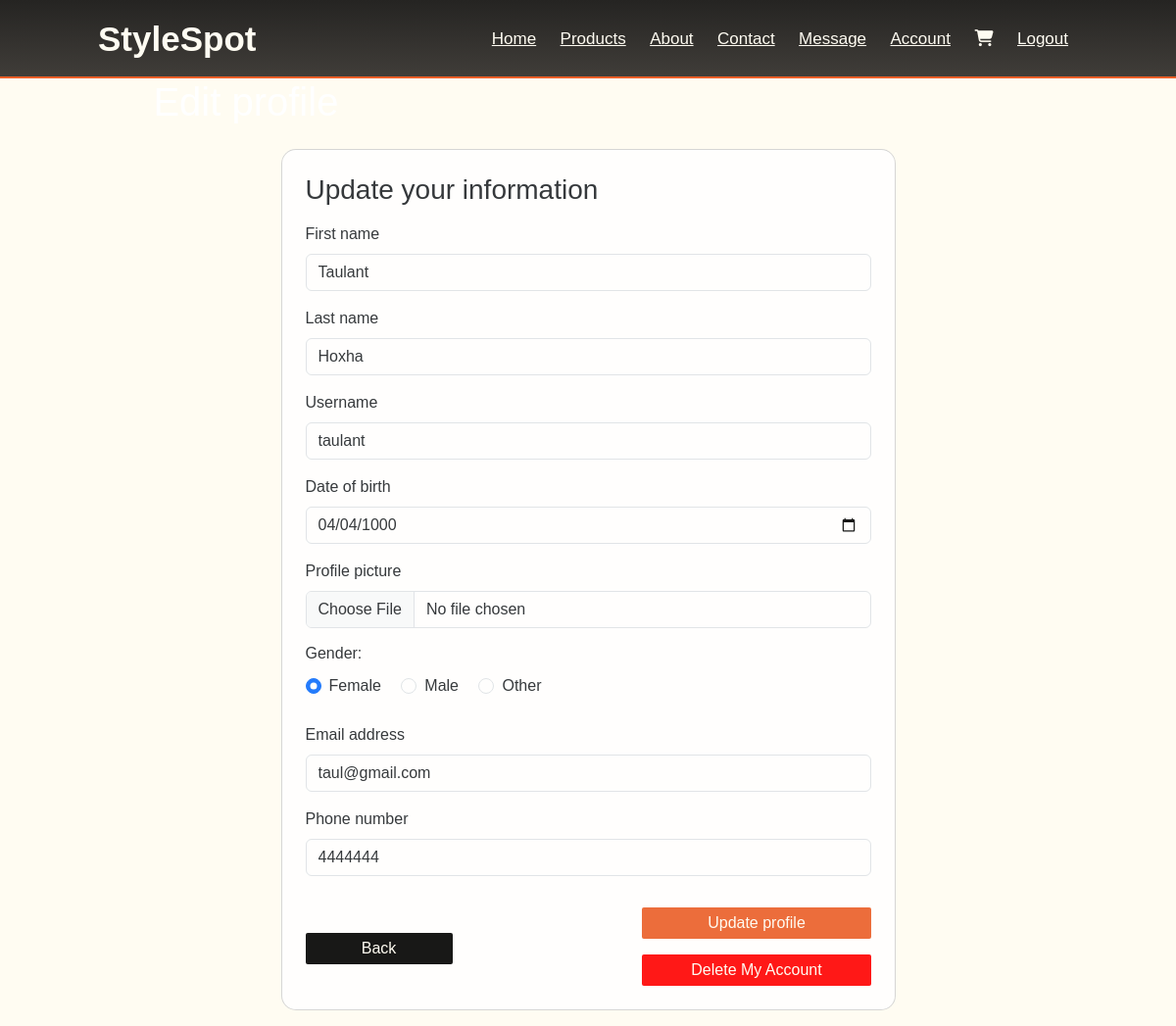
Screenshot of /update.php?id=5 (signed in) with the database file from the repository.
### tables this page shows
CREATE TABLE IF NOT EXISTS `users` (
  `id` int NOT NULL AUTO_INCREMENT,
  `fname` varchar(255) NOT NULL,
  `lname` varchar(255) NOT NULL,
  `username` varchar(255) NOT NULL,
  `email` varchar(255) NOT NULL,
  `date_of_birth` date NOT NULL,
  `phone_number` int NOT NULL,
  `gender` varchar(255) NOT NULL,
  `password` varchar(255) NOT NULL,
  `role` varchar(255) NOT NULL DEFAULT 'user',
  `picture` varchar(255) NOT NULL,
  PRIMARY KEY (`id`)
);

### update.php (the view, shortened to what this page needs)
<?php
require_once "userSession.php";
if (isset($_GET["id"])) {
    $id = $_GET["id"];
    $sql = "SELECT * FROM users WHERE id = $id";
    $result = mysqli_query($connect, $sql);
    $row = mysqli_fetch_assoc($result);
} else {
    echo "User ID not provided.";
    exit();
}
$backBtn = "index.php";
?>
<!DOCTYPE html>
<html lang="en">
<head>
    <link rel="stylesheet" href="https://cdnjs.cloudflare.com/ajax/libs/font-awesome/6.4.2/css/all.min.css" />
    <link href="https://cdn.jsdelivr.net/npm/bootstrap@5.3.1/dist/css/bootstrap.min.css" rel="stylesheet">
</head>
<body>
    <?php include_once "components/navbar.php"
        ?>
    <div class="container">
        <h1 class="text-center" style="color: white;">Edit profile </h1>
        <section class="vh-100 gradient-custom">
            <div class="container py-3 " style="opacity: 0.9;">
                <div class="row justify-content-center align-items-center h-100">
                    <div class="col-12 col-lg-9 col-xl-7">
                        <div class="card shadow-2-strong card-registration" style="border-radius: 15px;">
                            <div class="card-body p-md-4">
                                <h3 class="mb-0 pb-2 pb-md-0 mb-md-2">Update your information</h3>
                                <form method="post" autocomplete="off" enctype="multipart/form-data">
                                    <div class="mb-3 mt-3">
                                        <label for="first_name" class="form-label">First name</label>
                                        <input type="text" class="form-control" id="first_name" name="first_name" placeholder="First name" value="<?= $row["fname"] ?>">
                                    </div>
                                    <div class="mb-3">
                                        <label for="last_name" class="form-label">Last name</label>
                                        <input type="text" class="form-control" id="last_name" name="last_name" placeholder="Last name" value="<?= $row["lname"] ?>">
                                    </div>
                                    <div class="mb-3">
                                        <label for="username" class="form-label">Username</label>
                                        <input type="text" class="form-control" id="username" name="username" placeholder="Username" value="<?= $row["username"] ?>">
                                    </div>
                                    <div class="mb-3">
                                        <label for="date" class="form-label">Date of birth </label>
                                        <input type="date" class="form-control" id="date" name="date_of_birth" value="<?= $row["date_of_birth"] ?>">
                                    </div>
                                    <div class="mb-3">
                                        <label for="picture" class="form-label">Profile picture </label>
                                        <input type="file" class="form-control" id="picture" name="picture">
                                    </div>
                                    <div class="col-md-6 mb-4">
                                        <h6 class="mb-2 pb-1">Gender: </h6>
                                        <div class="form-check form-check-inline">
                                            <input class="form-check-input" type="radio" name="gender" id="femaleGender" value="female" checked />
                                            <label class="form-check-label" for="femaleGender">Female</label>
                                        </div>
                                        <div class="form-check form-check-inline">
                                            <input class="form-check-input" type="radio" name="gender" id="maleGender" value="male" />
                                            <label class="form-check-label" for="maleGender">Male</label>
                                        </div>
                                        <div class="form-check form-check-inline">
                                            <input class="form-check-input" type="radio" name="gender" id="otherGender" value="other" />
                                            <label class="form-check-label" for="otherGender">Other</label>
                                        </div>
                                    </div>
                                    <div class="form-outline">
                                        <div class="mb-3">
                                            <label for="email" class="form-label">Email address </label>
                                            <input type="email" class="form-control" id="email" name="email" placeholder="Email address" value="<?= $row["email"] ?>">
                                        </div>
                                        <div class="mb-3">
                                            <label for="phone_number" class="form-label">Phone number</label>
                                            <input type="phone_number" class="form-control" id="phone_number" name="phone_number" placeholder="Phone number" value="<?= $row["phone_number"] ?>">
                                        </div>
                                        <div class="d-flex flex-column-reverse flex-sm-row justify-content-md-between align-items-center">
                                                <a href="<?= $backBtn ?>" class="backBtn sm">Back</a>
                                            <div>
                                                <button name="sign-up" type="submit" class="updateBtn my-3">Update profile</button>
                                                <button type="submit" name="delete-account"href="delete.php" class="deleteBtn"  onclick='return confirmDelete()'>Delete My Account</button>
                                            </div>
                                        </div>
                                </form>
                            </div>
                        </div>
                    </div>
                </div>
            </div>
        </section>
    </div>
</body>
</html>

### update.php (style rules this page uses)
body { background-color: #FFFCF2; }
.updateBtn { width: 100%; max-width: 350px; float: right; background-color: #EB5E28; border:none; border-radius: 2px; height: 2rem; color: #FFFCF2; }
.deleteBtn { width: 100%; max-width: 350px; float: right; background-color: red; border:none; border-radius: 2px; height: 2rem; color: #FFFCF2; }
.backBtn { width: 100%; max-width: 150px; float: right; background-color: black; border:none; border-radius: 2px; height: 2rem; color: #FFFCF2; text-decoration: none; padding: 10px 20px; display: flex; align-items: center; justify-content: center; margin-top: 20px; }

### components/navbar.php (style rules this page uses)
* { padding: 0; margin: 0; text-decoration: none; list-style: none; box-sizing: border-box; font-family: sans-serif; }

### rows the page displays
users: first_name "Taulant", last_name "Hoxha", username "taulant", date_of_birth "04/04/1000", email "taul@gmail.com", phone_number "4444444"
